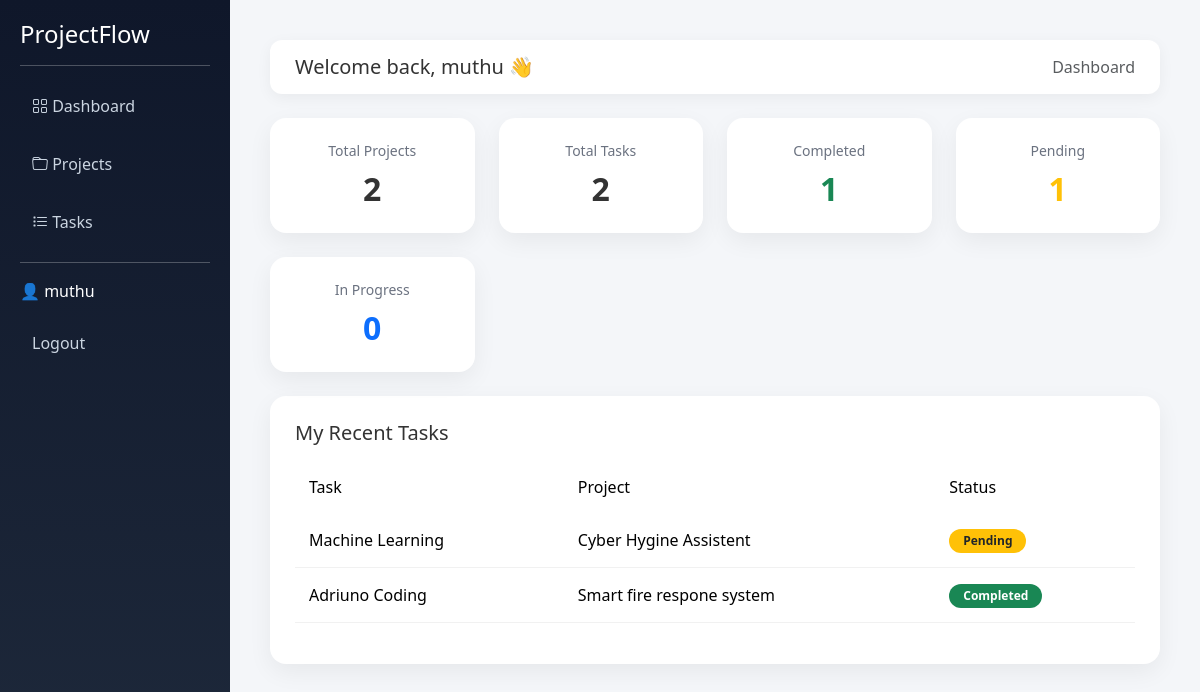
/dashboard/ (signed in), run on the app's committed database.
### dashboard/models.py (models this page shows, shortened)
class Task(models.Model):
    STATUS_CHOICES = (
        ('Pending', 'Pending'),
        ('In Progress', 'In Progress'),
        ('Completed', 'Completed'),
    )
    PRIORITY_CHOICES = (
        ('Low', 'Low'),
        ('Medium', 'Medium'),
        ('High', 'High'),
    )
    project = models.ForeignKey(Project, on_delete=models.CASCADE)
    user = models.ForeignKey(User, on_delete=models.CASCADE)   # NEW LINE
    title = models.CharField(max_length=200)
    status = models.CharField(max_length=20, choices=STATUS_CHOICES, default='Pending')
    priority = models.CharField(max_length=10, choices=PRIORITY_CHOICES, default='Medium')

class Project(models.Model):
    user = models.ForeignKey(User, on_delete=models.CASCADE)
    name = models.CharField(max_length=200)
    description = models.TextField()

### dashboard/views.py (the view)
# urls.py: path('dashboard/', views.dashboard_view, name='dashboard'),
@login_required
def dashboard_view(request):
    total_projects = Project.objects.filter(user=request.user).count()
    total_tasks = Task.objects.filter(user=request.user).count()
    completed_tasks = Task.objects.filter(
        user=request.user,
        status='Completed'
    ).count()
    pending_tasks = Task.objects.filter(
        user=request.user,
        status='Pending'
    ).count()
    inprogress_tasks = Task.objects.filter(
        user=request.user,
        status='In Progress'
    ).count()
    tasks = Task.objects.filter(user=request.user)
    context = {
        'total_projects': total_projects,
        'total_tasks': total_tasks,
        'completed_tasks': completed_tasks,
        'pending_tasks': pending_tasks,
        'inprogress_tasks': inprogress_tasks,
        'tasks': tasks,
    }
    return render(request, 'dashboard/dashboard.html', context)

### dashboard/templates/dashboard/dashboard.html
{% extends "dashboard/base.html" %}
{% block content %}
<div class="row g-4 mb-4">
    <div class="col-md-3">
        <div class="card-box text-center">
            <h6>Total Projects</h6>
            <h2>{{ total_projects }}</h2>
        </div>
    </div>
    <div class="col-md-3">
        <div class="card-box text-center">
            <h6>Total Tasks</h6>
            <h2>{{ total_tasks }}</h2>
        </div>
    </div>
    <div class="col-md-3">
        <div class="card-box text-center">
            <h6>Completed</h6>
            <h2 class="text-success">{{ completed_tasks }}</h2>
        </div>
    </div>
    <div class="col-md-3">
        <div class="card-box text-center">
            <h6>Pending</h6>
            <h2 class="text-warning">{{ pending_tasks }}</h2>
        </div>
    </div>
    <div class="col-md-3">
    <div class="card-box text-center">
        <h6>In Progress</h6>
        <h2 class="text-primary">{{ inprogress_tasks }}</h2>
    </div>
</div>
</div>
<div class="card-box">
    <h5 class="mb-3">My Recent Tasks</h5>
    <table class="table">
        <thead>
            <tr>
                <th>Task</th>
                <th>Project</th>
                <th>Status</th>
            </tr>
        </thead>
        <tbody>
            {% for task in tasks %}
            <tr>
                <td>{{ task.title }}</td>
                <td>{{ task.project.name }}</td>
                <td>
                    {% if task.status == "Completed" %}
    <span class="badge bg-success">Completed</span>
{% elif task.status == "In Progress" %}
    <span class="badge bg-primary">In Progress</span>
{% else %}
    <span class="badge bg-warning text-dark">Pending</span>
{% endif %}
                </td>
            </tr>
            {% endfor %}
        </tbody>
    </table>
</div>
{% endblock %}

### dashboard/templates/dashboard/base.html (shortened to what this page needs)
<!DOCTYPE html>
<html>
<head>
    <link href="https://cdn.jsdelivr.net/npm/bootstrap@5.3.2/dist/css/bootstrap.min.css" rel="stylesheet">
    <link href="https://cdn.jsdelivr.net/npm/bootstrap-icons/font/bootstrap-icons.css" rel="stylesheet">
</head>
<body>
<body>
<div class="sidebar">
    <h4>ProjectFlow</h4>
    <hr>
    <a href="/dashboard/"><i class="bi bi-grid"></i> Dashboard</a>
    <a href="/projects/"><i class="bi bi-folder"></i> Projects</a>
    <a href="/tasks/"><i class="bi bi-list-task"></i> Tasks</a>
    <hr>
    <p>👤 {{ request.user.username }}</p>
    <a href="/logout/">Logout</a>
</div>
<div class="main-content">
    <div class="navbar-top d-flex justify-content-between align-items-center mb-4">
        <h5 class="mb-0">Welcome back, {{ request.user.username }} 👋</h5>
        <span class="text-muted">Dashboard</span>
    </div>
    {% block content %}{% endblock %}
</div>
</body>
</html>

### dashboard/templates/dashboard/base.html (style rules this page uses)
* { margin: 0; padding: 0; box-sizing: border-box; }
body { font-family: 'Segoe UI', sans-serif; background: #f4f6f9; color: #333; }
.card-box { background: #ffffff; padding: 25px; border-radius: 16px; box-shadow: 0 8px 25px rgba(0, 0, 0, 0.06); transition: all 0.3s ease; }
.card-box h6 { font-size: 14px; color: #6b7280; margin-bottom: 10px; font-weight: 500; }
.card-box h2 { font-size: 32px; font-weight: 700; margin: 0; }
.card-box table { width: 100%; margin-top: 10px; }
.card-box thead { background: linear-gradient(90deg, #0f172a, #1e293b); color: white; }
.card-box thead th { padding: 14px; font-weight: 500; border: none; }
.card-box tbody td { padding: 14px; border-bottom: 1px solid #f1f1f1; vertical-align: middle; }
.badge { padding: 6px 14px; border-radius: 20px; font-size: 12px; font-weight: 600; }
.sidebar { width: 230px; height: 100vh; background: linear-gradient(180deg, #0f172a, #1e293b); color: white; position: fixed; padding: 20px; }
.sidebar a { display: block; color: #cbd5e1; text-decoration: none; padding: 12px; border-radius: 8px; margin-bottom: 10px; transition: 0.3s; }
.navbar-top { background: white; padding: 15px 25px; border-radius: 12px; box-shadow: 0 4px 15px rgba(0,0,0,0.05); margin-bottom: 30px; }
.main-content { margin-left: 230px; padding: 40px; min-height: 100vh; background: #f4f6f9; }
.main-content > * { animation: fadeIn 0.4s ease-in-out; }
h2 { margin-bottom: 20px; }

### data on the page
Task: title "Machine Learning", project.name "Cyber Hygine Assistent", status "Pending"
Task: title "Adriuno Coding", project.name "Smart fire respone system", status "Completed"

### other printed values
{{ request.user.username }} "muthu"
{{ total_projects }} "2"
{{ total_tasks }} "2"
{{ completed_tasks }} "1"
{{ pending_tasks }} "1"
{{ inprogress_tasks }} "0"
